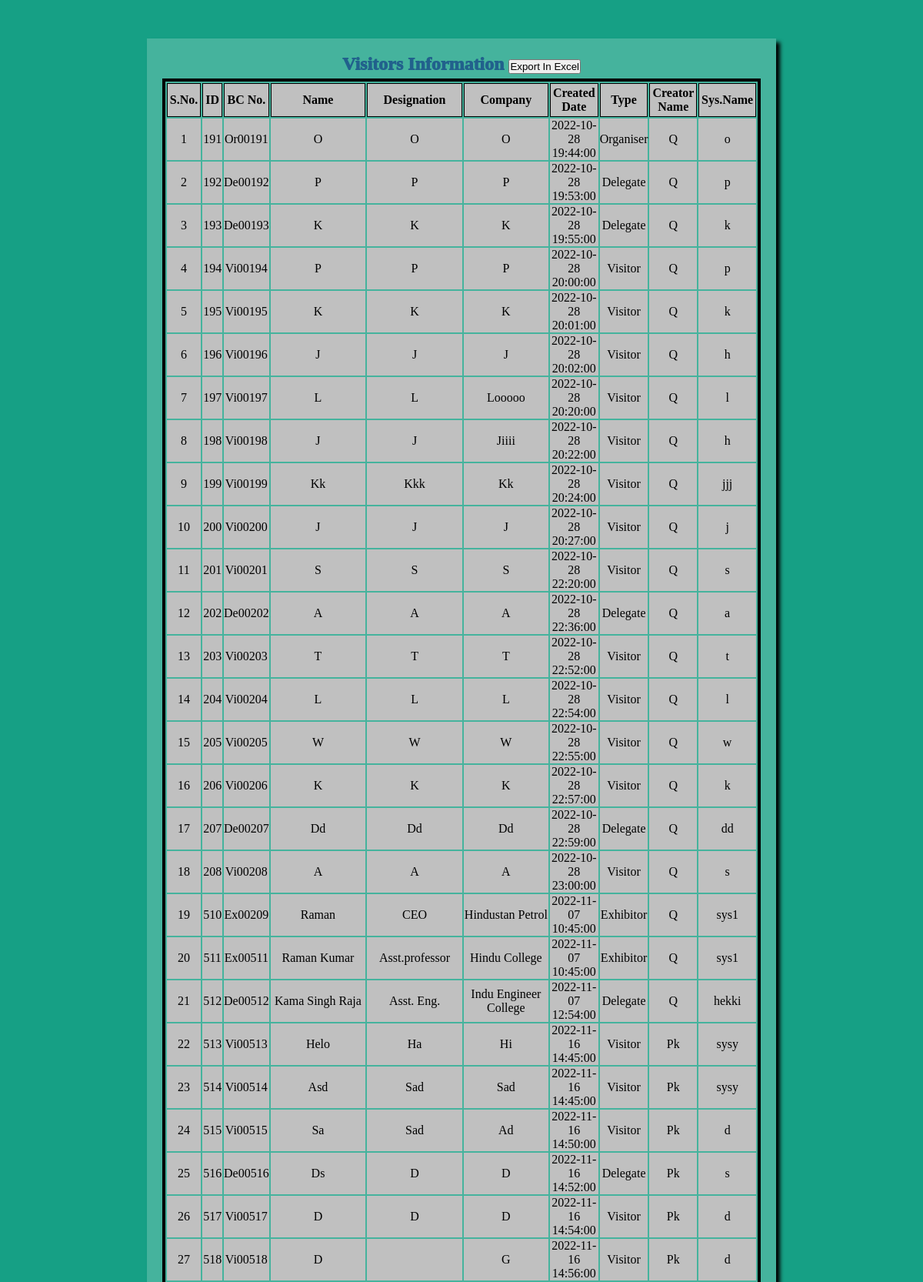
Screenshot of /infovisitor.php (signed in, upper part) with the database file from the repository.
### tables this page shows
CREATE TABLE `visitors` (
  `id` int(4) NOT NULL,
  `barcode` varchar(10) NOT NULL,
  `name` varchar(50) NOT NULL,
  `designation` varchar(50) DEFAULT NULL,
  `company` varchar(50) DEFAULT NULL,
  `date` datetime NOT NULL,
  `type` varchar(15) NOT NULL,
  `creator_name` varchar(30) NOT NULL,
  `systemname` varchar(30) DEFAULT NULL
);

### infovisitor.php (the view, shortened to what this page needs)
<?php
include('connection.php');
?>
<?php
$sno = 0;
$tcol = '<tr>
                        <th> S.No. </th>
                        <th> ID </th>
                        <th> BC No. </th>
                        <th> Name </th>
                        <th> Designation </th>
                        <th> Company </th>
                        <th> Created Date </th>
                        <th> Type </th>
                        <th> Creator Name </th>
                        <th> Sys.Name </th>
                    </tr>';
$query = "SELECT * FROM `visitors` ORDER BY `id` ASC";
$result = mysqli_query($dbConn, $query);
?>
<!DOCTYPE html>
<html>
<head>
    <link type="text/css" rel="stylesheet" href="./css/style.css">
</head>
<body>
    <div class="container_table">
        <div class="title_infov">
            Visitors Information
            <a href="./export.php"> <button>Export In Excel</button></a>
        </div>
        <div class="tbl_info">
            <table class="table" id="dataTable">
                <thead>
                    <?php echo $tcol; ?>
                </thead>
                <tbody>
                    <?php
                    if (mysqli_num_rows($result) > 0) {
                        while ($row = $result->fetch_assoc()) {
                            $sno++;
                            echo '
                                <tr>
                                <td>' . $sno . '</td>
                                <td>' . $row["id"] . '</td>
                                <td>' . $row["barcode"] . '</td>
                                <td>' . $row["name"] . '</td>
                                <td>' . $row["designation"] . '</td>
                                <td>' . $row["company"] . '</td>
                                <td>' . $row["date"] . '</td>
                                <td>' . $row["type"] . '</td>
                                <td>' . $row["creator_name"] . '</td>
                                <td>' . $row["systemname"] . '</td>
                            </tr>
                            ' ;
                        }
                    }
                    ?>
                </tbody>
            </table>
        </div>
    </div>
</body>
</html>

### css/style.css (style rules this page uses)
@media screen { * { padding: 0; margin: 0; box-sizing: border-box; } }
@media screen { body { max-width: 1300px; width: 100%; height: fit-content; background: #16A085; padding: 0 10px; } }
@media screen { .container_table { display: flow-root; max-width: fit-content; min-width: fit-content; width: 100%; height: 100%; background-color: #45B39D; margin: 50px auto; padding: 20px; box-shadow: 5px 5px 5px rgb(0, 0, 0, 1.5); } }
@media screen { .container_table .title_infov { font-size: 24px; font-weight: 1000; margin-bottom: 5px; color: #21618C; text-align: center; } }
@media screen { .table { max-width: 670px; min-width: 560px; width: 100%; border: 4px solid black; } }
@media screen { .container_table .tbl_info { padding: 5pxx; text-align: center; } }
@media screen { .container_table .tbl_info tr { background-color: silver; border: 2px solid rgba(71, 99, 80, 0.712); border-collapse: collapse; padding: 3px; } }
@media screen { .container_table .tbl_info th { border: 1px solid black; border-collapse: collapse; padding: 3px; } }

### rows the page displays
visitors: id "191", barcode "Or00191", name "O", designation "O", company "O", date "2022-10-28 19:44:00", type "Organiser", creator_name "Q", systemname "o"
visitors: id "192", barcode "De00192", name "P", designation "P", company "P", date "2022-10-28 19:53:00", type "Delegate", creator_name "Q", systemname "p"
visitors: id "193", barcode "De00193", name "K", designation "K", company "K", date "2022-10-28 19:55:00", type "Delegate", creator_name "Q", systemname "k"
visitors: id "194", barcode "Vi00194", name "P", designation "P", company "P", date "2022-10-28 20:00:00", type "Visitor", creator_name "Q", systemname "p"
visitors: id "195", barcode "Vi00195", name "K", designation "K", company "K", date "2022-10-28 20:01:00", type "Visitor", creator_name "Q", systemname "k"
visitors: id "196", barcode "Vi00196", name "J", designation "J", company "J", date "2022-10-28 20:02:00", type "Visitor", creator_name "Q", systemname "h"
visitors: id "197", barcode "Vi00197", name "L", designation "L", company "Looooo", date "2022-10-28 20:20:00", type "Visitor", creator_name "Q", systemname "l"
visitors: id "198", barcode "Vi00198", name "J", designation "J", company "Jiiii", date "2022-10-28 20:22:00", type "Visitor", creator_name "Q", systemname "h"
visitors: id "199", barcode "Vi00199", name "Kk", designation "Kkk", company "Kk", date "2022-10-28 20:24:00", type "Visitor", creator_name "Q", systemname "jjj"
visitors: id "200", barcode "Vi00200", name "J", designation "J", company "J", date "2022-10-28 20:27:00", type "Visitor", creator_name "Q", systemname "j"
visitors: id "201", barcode "Vi00201", name "S", designation "S", company "S", date "2022-10-28 22:20:00", type "Visitor", creator_name "Q", systemname "s"
visitors: id "202", barcode "De00202", name "A", designation "A", company "A", date "2022-10-28 22:36:00", type "Delegate", creator_name "Q", systemname "a"
visitors: id "203", barcode "Vi00203", name "T", designation "T", company "T", date "2022-10-28 22:52:00", type "Visitor", creator_name "Q", systemname "t"
visitors: id "204", barcode "Vi00204", name "L", designation "L", company "L", date "2022-10-28 22:54:00", type "Visitor", creator_name "Q", systemname "l"
visitors: id "205", barcode "Vi00205", name "W", designation "W", company "W", date "2022-10-28 22:55:00", type "Visitor", creator_name "Q", systemname "w"
visitors: id "206", barcode "Vi00206", name "K", designation "K", company "K", date "2022-10-28 22:57:00", type "Visitor", creator_name "Q", systemname "k"
visitors: id "207", barcode "De00207", name "Dd", designation "Dd", company "Dd", date "2022-10-28 22:59:00", type "Delegate", creator_name "Q", systemname "dd"
visitors: id "208", barcode "Vi00208", name "A", designation "A", company "A", date "2022-10-28 23:00:00", type "Visitor", creator_name "Q", systemname "s"
visitors: id "510", barcode "Ex00209", name "Raman", designation "CEO", company "Hindustan Petrol", date "2022-11-07 10:45:00", type "Exhibitor", creator_name "Q", systemname "sys1"
visitors: id "511", barcode "Ex00511", name "Raman Kumar", designation "Asst.professor", company "Hindu College", date "2022-11-07 10:45:00", type "Exhibitor", creator_name "Q", systemname "sys1"
visitors: id "512", barcode "De00512", name "Kama Singh Raja", designation "Asst. Eng.", company "Indu Engineer College", date "2022-11-07 12:54:00", type "Delegate", creator_name "Q", systemname "hekki"
visitors: id "513", barcode "Vi00513", name "Helo", designation "Ha", company "Hi", date "2022-11-16 14:45:00", type "Visitor", creator_name "Pk", systemname "sysy"
visitors: id "514", barcode "Vi00514", name "Asd", designation "Sad", company "Sad", date "2022-11-16 14:45:00", type "Visitor", creator_name "Pk", systemname "sysy"
visitors: id "515", barcode "Vi00515", name "Sa", designation "Sad", company "Ad", date "2022-11-16 14:50:00", type "Visitor", creator_name "Pk", systemname "d"
visitors: id "516", barcode "De00516", name "Ds", designation "D", company "D", date "2022-11-16 14:52:00", type "Delegate", creator_name "Pk", systemname "s"
visitors: id "517", barcode "Vi00517", name "D", designation "D", company "D", date "2022-11-16 14:54:00", type "Visitor", creator_name "Pk", systemname "d"
visitors: id "518", barcode "Vi00518", name "D", company "G", date "2022-11-16 14:56:00", type "Visitor", creator_name "Pk", systemname "d"
